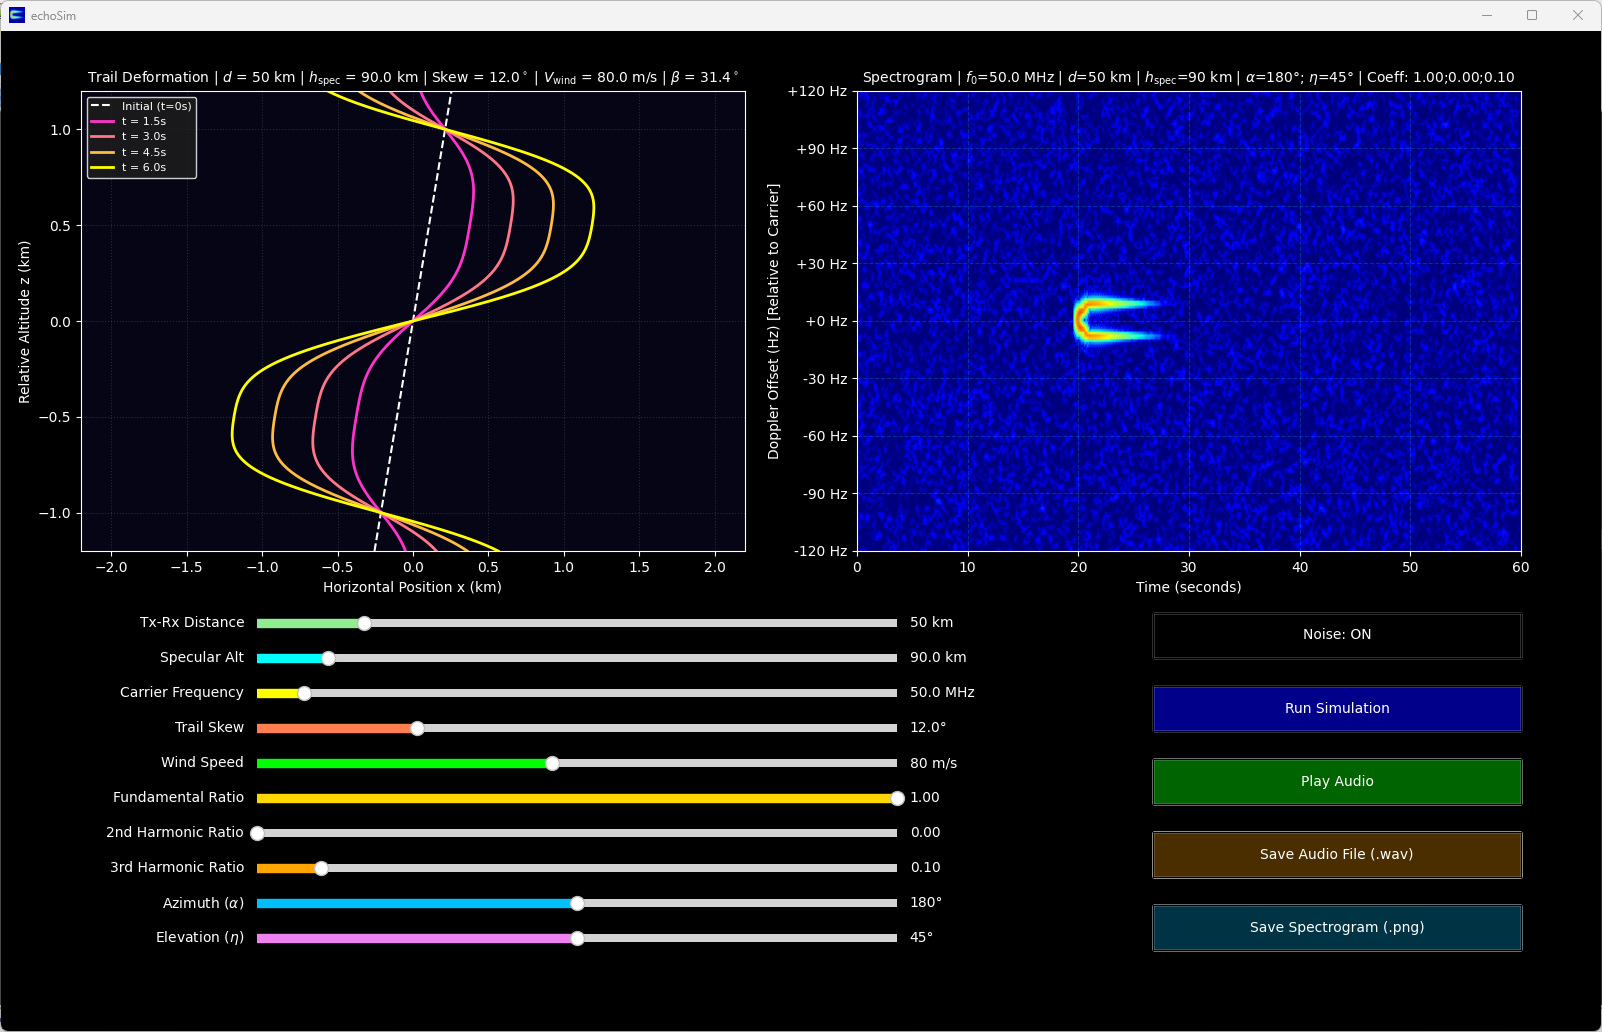

Reproduce this figure in Python.
import os
import time
import numpy as np
import scipy.io.wavfile as wav
from numba import njit

import matplotlib
matplotlib.use('Qt5Agg')  # Qt5 backend required for interactive controls
matplotlib.rcParams['toolbar'] = 'None'  # Suppression de la barre d'outils native Matplotlib

import matplotlib.pyplot as plt
from matplotlib import mlab
from matplotlib.widgets import Slider, Button

from PyQt5.QtWidgets import QApplication, QFileDialog, QSplashScreen, QProgressBar
from PyQt5.QtGui import QPixmap, QIcon
from PyQt5.QtCore import Qt, QTimer

try:
    import sounddevice as sd
    HAS_SOUNDDEVICE = True
except ImportError:
    HAS_SOUNDDEVICE = False


# ---------------------------------------------------------------------------
# Generalized forward-scatter geometry
# ---------------------------------------------------------------------------
C_LIGHT = 299_792_458.0


def build_forward_scatter_geometry(
    z_km, x_km, frequency_hz,
    distance_km=50.0,
    meteor_azimuth_deg=45.0,
    meteor_elevation_deg=30.0,
    specular_altitude_km=90.0,
):
    az = np.radians(meteor_azimuth_deg)
    el = np.radians(meteor_elevation_deg)

    east = np.array([1.0, 0.0, 0.0])
    north = np.array([0.0, 1.0, 0.0])
    up = np.array([0.0, 0.0, 1.0])

    xhat = np.sin(az) * east + np.cos(az) * north
    xhat /= np.linalg.norm(xhat)

    trajectory_dir = np.cos(el) * xhat + np.sin(el) * up
    trajectory_dir /= np.linalg.norm(trajectory_dir)

    ref = np.array([0.0, 0.0, specular_altitude_km * 1000.0])

    tx = np.array([- (distance_km * 1000.0) / 2.0, 0.0, 0.0])
    rx = np.array([+ (distance_km * 1000.0) / 2.0, 0.0, 0.0])

    positions = (
        ref[None, :]
        + (x_km * 1000.0)[:, None] * xhat[None, :]
        + (z_km * 1000.0)[:, None] * up[None, :]
    )

    tx_to_p = positions - tx
    rx_to_p = positions - rx

    r_t = np.linalg.norm(tx_to_p, axis=1)
    r_r = np.linalg.norm(rx_to_p, axis=1)

    u_t = tx_to_p / r_t[:, None]
    u_r = rx_to_p / r_r[:, None]

    cos_beta = np.clip(np.sum(u_t * u_r, axis=1), -1.0, 1.0)
    beta = np.arccos(cos_beta)

    bisector_vector = u_t + u_r
    bisector_norm = np.linalg.norm(bisector_vector, axis=1)
    bisector = bisector_vector / bisector_norm[:, None]

    wavelength = C_LIGHT / frequency_hz

    total_path = r_t + r_r
    specular_index = np.argmin(total_path)

    return (
        positions, tx_to_p, rx_to_p, beta, bisector,
        wavelength, specular_index, total_path,
        trajectory_dir, ref, xhat, up
    )


@njit(fastmath=True)
def compute_echo_loop(active_indices, t_active, num_samples, dt, 
                      carrier_freq, wavelength_m, v_wind, v_entry, 
                      initial_tilt_slope, dx0_dz, dv_dz, bistatic_bisector, 
                      trajectory_xhat, trajectory_up, meteor_elevation_deg, 
                      global_envelope, tau_ping_decay, tau_shear_growth, t_diffusion_start):
    
    nz = v_wind.shape[0]
    phase_z = np.zeros(nz)
    echo_signal = np.zeros(num_samples)
    el_rad = np.radians(meteor_elevation_deg)

    for idx in range(active_indices.shape[0]):
        i = active_indices[idx]
        tau = t_active[i]

        weight_ping = np.exp(-tau / tau_ping_decay)
        weight_shear = 1.0 - np.exp(-tau / tau_shear_growth)
        
        v_horizontal = (weight_ping * v_entry) + (weight_shear * v_wind)

        velocity_ecef = np.empty((nz, 3))
        for k in range(3):
            velocity_ecef[:, k] = v_horizontal * (np.cos(el_rad) * trajectory_xhat[k] + np.sin(el_rad) * trajectory_up[k])

        doppler_z = np.zeros(nz)
        for k in range(nz):
            doppler_z[k] = (velocity_ecef[k, 0] * bistatic_bisector[k, 0] + 
                            velocity_ecef[k, 1] * bistatic_bisector[k, 1] + 
                            velocity_ecef[k, 2] * bistatic_bisector[k, 2]) / wavelength_m

        shear_deformation_time = tau * weight_shear * 0.0025
        dxdz_t = dx0_dz + (dv_dz * shear_deformation_time)

        aperture = 0.005 + (0.015 * weight_shear)
        if tau > t_diffusion_start:
            aperture += 0.010 * (tau - t_diffusion_start)

        specular_weight = np.exp(-(dxdz_t ** 2) / aperture)

        inst_freq_z = carrier_freq + doppler_z
        phase_z += 2.0 * np.pi * inst_freq_z * dt

        reflections = specular_weight * np.sin(phase_z)
        
        sum_reflections = 0.0
        for k in range(nz):
            sum_reflections += reflections[k]
            
        echo_signal[i] = sum_reflections * global_envelope[i]

    return echo_signal


def synthesize_meteor_signal(
    skew_deg, wind_speed, ratio_fund, ratio_2nd, ratio_3rd,
    distance_km=50.0,
    meteor_azimuth_deg=45.0,
    meteor_elevation_deg=30.0,
    specular_altitude_km=90.0,
    frequency_hz=50.0e6, sample_rate=22050, duration=60.0,
    carrier_freq=1000.0, snr_db=18.0, add_noise=True
):
    num_samples = int(sample_rate * duration)
    dt = 1.0 / sample_rate
    t = np.linspace(0, duration, num_samples, endpoint=False)

    if frequency_hz <= 0.0:
        raise ValueError("frequency_hz must be positive")
    wavelength_m = C_LIGHT / frequency_hz

    t_entry = 20.0
    meteor_duration = 15.0
    t_end = t_entry + meteor_duration

    active_mask = (t >= t_entry) & (t < t_end)
    t_active = np.maximum(0.0, t - t_entry)

    rise_env = 1.0 - np.exp(-t_active / 0.005)
    t_diffusion_start = 1.0  
    diffusion_time = np.maximum(0.0, t_active - t_diffusion_start)
    decay_env = np.exp(-diffusion_time / 1.0)
    
    global_envelope = np.zeros(num_samples)
    global_envelope[active_mask] = rise_env[active_mask] * decay_env[active_mask]

    nz = 4000
    z = np.linspace(-1.2, 1.2, nz)
    dz = z[1] - z[0]

    skew_rad = np.radians(skew_deg)
    initial_tilt_slope = np.tan(skew_rad)
    x0 = initial_tilt_slope * z
    dx0_dz = np.gradient(x0, dz)

    (
        trail_ecef, tx_to_p, rx_to_p, beta, bistatic_bisector,
        wavelength_m, specular_index, total_path,
        trajectory_dir, ref, xhat, up
    ) = build_forward_scatter_geometry(
        z_km=z,
        x_km=x0,
        frequency_hz=frequency_hz,
        distance_km=distance_km,
        meteor_azimuth_deg=meteor_azimuth_deg,
        meteor_elevation_deg=meteor_elevation_deg,
        specular_altitude_km=specular_altitude_km
    )

    specular_z_km = z[specular_index]
    specular_x_km = x0[specular_index]
    specular_beta_deg = np.degrees(beta[specular_index])

    v_fundamental = ratio_fund * np.sin(np.pi * z)
    v_2nd_harmonic = ratio_2nd * np.sin(2.0 * np.pi * z)
    v_3rd_harmonic = ratio_3rd * np.sin(3.0 * np.pi * z)
    v_wind = wind_speed * (v_fundamental + v_2nd_harmonic + v_3rd_harmonic)
    dv_dz = np.gradient(v_wind, dz)

    v_entry = 8.0 * np.sin(2.0 * np.pi * z) + (15.0 * initial_tilt_slope)

    tau_ping_decay = 0.12
    tau_shear_growth = 0.40

    active_indices = np.where(active_mask)[0]

    echo_signal = compute_echo_loop(
        active_indices, t_active, num_samples, dt,
        carrier_freq, wavelength_m, v_wind, v_entry,
        initial_tilt_slope, dx0_dz, dv_dz, bistatic_bisector,
        xhat, up, meteor_elevation_deg,
        global_envelope, tau_ping_decay, tau_shear_growth, t_diffusion_start
    )

    max_echo = np.max(np.abs(echo_signal))
    if max_echo > 0:
        echo_signal = echo_signal / max_echo

    if add_noise:
        snr_lin = 10 ** (snr_db / 10.0)
        signal_power = np.mean(echo_signal[active_mask]**2) if np.any(active_mask) else 1.0
        noise_std = np.sqrt(signal_power / snr_lin)
        noise = np.random.normal(0, noise_std, num_samples)
        final_audio = echo_signal + noise
    else:
        final_audio = echo_signal

    max_final = np.max(np.abs(final_audio))
    if max_final > 0:
        final_audio = final_audio / max_final

    return (t, final_audio, z, x0, v_wind,
            specular_z_km, specular_x_km, specular_beta_deg)


def main():
    app = QApplication.instance()
    if app is None:
        app = QApplication([])

    splash = None
    splash_path = "echosimsplash.jpg"
    if os.path.exists(splash_path):
        pixmap = QPixmap(splash_path)
        splash = QSplashScreen(pixmap, Qt.WindowStaysOnTopHint)
        splash.show()
        app.processEvents()

    SAMPLE_RATE = 22050
    DURATION = 60.0  
    CARRIER_FREQ = 1000.0

    init_dist  = 50.0   
    init_hspec = 90.0   
    init_freq  = 50.0   
    init_skew  = 12.0
    init_wind  = 80.0
    init_fund  = 1.00
    init_r2nd  = 0.00
    init_r3rd  = 0.10
    init_azimuth = 180.0
    init_elevation = 45.0

    fig = plt.figure(figsize=(16, 10), facecolor='black')
    
    progress_bar = None
    if fig.canvas.manager is not None and fig.canvas.manager.window is not None:
        main_win = fig.canvas.manager.window
        main_win.setWindowTitle("echoSim")
        
        # Application de l'icône de l'application si le fichier existe
        icon_path = "echosim.ico"
        if os.path.exists(icon_path):
            main_win.setWindowIcon(QIcon(icon_path))

        progress_bar = QProgressBar(main_win)
        progress_bar.setGeometry(640, 260, 370, 25)
        progress_bar.setRange(0, 100)
        progress_bar.setValue(0)
        progress_bar.hide()
        progress_bar.setStyleSheet("""
            QProgressBar {
                border: 1px solid white;
                background: black;
                color: white;
                text-align: center;
                border-radius: 3px;
            }
            QProgressBar::chunk {
                background-color: #00aa00;
            }
        """)

    ax_geom = fig.add_axes([0.05, 0.48, 0.415, 0.46], facecolor='#050515')
    ax_spec = fig.add_axes([0.535, 0.48, 0.415, 0.46], facecolor='navy')

    slider_w = 0.40
    slider_x = 0.16

    ax_dist  = fig.add_axes([slider_x, 0.400, slider_w, 0.016], facecolor='#1f1f1f')
    ax_hspec = fig.add_axes([slider_x, 0.365, slider_w, 0.016], facecolor='#1f1f1f')
    ax_freq  = fig.add_axes([slider_x, 0.330, slider_w, 0.016], facecolor='#1f1f1f')
    ax_skew  = fig.add_axes([slider_x, 0.295, slider_w, 0.016], facecolor='#1f1f1f')
    ax_wind  = fig.add_axes([slider_x, 0.260, slider_w, 0.016], facecolor='#1f1f1f')
    ax_fund  = fig.add_axes([slider_x, 0.225, slider_w, 0.016], facecolor='#1f1f1f')
    ax_r2nd  = fig.add_axes([slider_x, 0.190, slider_w, 0.016], facecolor='#1f1f1f')
    ax_r3rd  = fig.add_axes([slider_x, 0.155, slider_w, 0.016], facecolor='#1f1f1f')
    ax_az    = fig.add_axes([slider_x, 0.120, slider_w, 0.016], facecolor='#1f1f1f')
    ax_el    = fig.add_axes([slider_x, 0.085, slider_w, 0.016], facecolor='#1f1f1f')

    ax_noise_btn = fig.add_axes([0.72, 0.373, 0.23, 0.045], facecolor='black')
    ax_trigger   = fig.add_axes([0.72, 0.300, 0.23, 0.045], facecolor='darkblue')
    ax_play      = fig.add_axes([0.72, 0.227, 0.23, 0.045], facecolor='darkgreen')
    ax_save_wav  = fig.add_axes([0.72, 0.154, 0.23, 0.045], facecolor='#4a2e00')
    ax_save_png  = fig.add_axes([0.72, 0.081, 0.23, 0.045], facecolor='#003344')

    s_dist  = Slider(ax_dist,  'Tx-Rx Distance', 20.0, 200.0, valinit=init_dist,  valstep=1.0,  valfmt='%.0f km', color='lightgreen')
    s_hspec = Slider(ax_hspec, 'Specular Alt',  85.0, 130.0, valinit=init_hspec, valstep=0.5,  valfmt='%.1f km', color='cyan')
    s_freq  = Slider(ax_freq,  'Carrier Frequency',     30.0, 300.0, valinit=init_freq,  valstep=0.1,  valfmt='%.1f MHz', color='yellow')
    s_skew  = Slider(ax_skew,  'Trail Skew',       1.0,  45.0,  valinit=init_skew,  valstep=0.5,  valfmt='%.1f°',    color='coral')
    s_wind  = Slider(ax_wind,  'Wind Speed',     20.0, 150.0, valinit=init_wind,  valstep=1.0,  valfmt='%.0f m/s', color='lime')
    s_fund  = Slider(ax_fund,  'Fundamental Ratio',   0.0,  1.0,   valinit=init_fund,  valstep=0.01, valfmt='%.2f',     color='gold')
    s_r2nd  = Slider(ax_r2nd,  '2nd Harmonic Ratio',  0.0,  1.0,   valinit=init_r2nd,  valstep=0.01, valfmt='%.2f',     color='magenta')
    s_r3rd  = Slider(ax_r3rd,  '3rd Harmonic Ratio',  0.0,  1.0,   valinit=init_r3rd,  valstep=0.01, valfmt='%.2f',     color='orange')
    s_az    = Slider(ax_az,    'Azimuth ($\\alpha$)',         0.0,  360.0, valinit=init_azimuth,valstep=1.0, valfmt='%.0f°', color='deepskyblue')
    s_el    = Slider(ax_el,    'Elevation ($\\eta$)',        0.0,  90.0,  valinit=init_elevation,valstep=1.0,valfmt='%.0f°', color='violet')

    for s in [s_dist, s_hspec, s_freq, s_skew, s_wind, s_fund, s_r2nd, s_r3rd, s_az, s_el]:
        s.label.set_color('white')
        s.valtext.set_color('white')

    noise_state = [True]

    btn_noise    = Button(ax_noise_btn, 'Noise: ON', color='black', hovercolor='#333333')
    btn_trigger  = Button(ax_trigger, 'Run Simulation', color='darkblue', hovercolor='blue')
    btn_play     = Button(ax_play, 'Play Audio', color='darkgreen', hovercolor='green')
    btn_save_wav = Button(ax_save_wav, 'Save Audio File (.wav)', color='#4a2e00', hovercolor='#8b5a00')
    btn_save_png = Button(ax_save_png, 'Save Spectrogram (.png)', color='#003344', hovercolor='#005577')

    all_buttons = [btn_noise, btn_trigger, btn_play, btn_save_wav, btn_save_png]
    for b in all_buttons:
        b.label.set_color('white')
        b.ax.patch.set_edgecolor('white')
        b.ax.patch.set_linewidth(1.0)

    current_audio = [None]
    
    playback_timer = QTimer()
    playback_start_time = [0.0]
    red_line_ref = [None]
    is_playing = [False]

    def reset_audio_state():
        is_playing[0] = False
        btn_play.label.set_text('Play Audio')
        if playback_timer.isActive():
            playback_timer.stop()
        if red_line_ref[0] is not None:
            red_line_ref[0].remove()
            red_line_ref[0] = None
        fig.canvas.draw_idle()

    def update_plots(event=None):
        reset_audio_state()

        QApplication.setOverrideCursor(Qt.WaitCursor)
        if progress_bar is not None:
            progress_bar.show()
            progress_bar.setValue(20)
        app.processEvents()

        try:
            if HAS_SOUNDDEVICE:
                try:
                    sd.stop()
                except Exception:
                    pass

            dist_km   = s_dist.val
            hspec_km  = s_hspec.val
            freq_mhz  = s_freq.val
            skew      = s_skew.val
            wind      = s_wind.val
            fund      = s_fund.val
            r2nd      = s_r2nd.val
            r3rd      = s_r3rd.val
            azimuth   = s_az.val
            elevation = s_el.val

            use_noise = noise_state[0]

            if progress_bar is not None:
                progress_bar.setValue(50)
            app.processEvents()

            (
                t, audio, z, x0, v_wind,
                specular_z_km, specular_x_km, specular_beta_deg
            ) = synthesize_meteor_signal(
                skew_deg=skew,
                wind_speed=wind,
                ratio_fund=fund,
                ratio_2nd=r2nd,
                ratio_3rd=r3rd,
                distance_km=dist_km,
                meteor_azimuth_deg=azimuth,
                meteor_elevation_deg=elevation,
                specular_altitude_km=hspec_km,
                frequency_hz=freq_mhz * 1e6,
                sample_rate=SAMPLE_RATE,
                duration=DURATION,
                carrier_freq=CARRIER_FREQ,
                snr_db=18.0,
                add_noise=use_noise
            )
            current_audio[0] = audio

            if progress_bar is not None:
                progress_bar.setValue(80)
            app.processEvents()

            # 1. UPDATE 2D SPATIAL TRAIL GEOMETRY PLOT
            ax_geom.clear()
            ax_geom.plot(x0, z, color='white', linestyle='--', linewidth=1.5, label='Initial (t=0s)')

            time_steps = [1.5, 3.0, 4.5, 6.0]
            colors = plt.cm.spring(np.linspace(0.2, 1.0, len(time_steps)))

            for tau_step, col in zip(time_steps, colors):
                x_t = x0 + (v_wind * tau_step * 0.0025)
                ax_geom.plot(x_t, z, color=col, linewidth=2.0, label=f't = {tau_step:.1f}s')

            ax_geom.set_title(
                rf"Trail Deformation | $d$ = {dist_km:.0f} km | "
                rf"$h_\mathrm{{spec}}$ = {hspec_km:.1f} km | "
                rf"Skew = {skew:.1f}$^\circ$ | "
                rf"$V_\mathrm{{wind}}$ = {wind:.1f} m/s | "
                rf"$\beta$ = {specular_beta_deg:.1f}$^\circ$",
                color='white', fontsize=10
            )
            ax_geom.set_xlabel("Horizontal Position x (km)", color='white')
            ax_geom.set_ylabel("Relative Altitude z (km)", color='white')
            ax_geom.set_xlim(-2.2, 2.2)
            ax_geom.set_ylim(-1.2, 1.2)
            ax_geom.tick_params(colors='white')

            for spine in ax_geom.spines.values():
                spine.set_color('white')

            ax_geom.grid(True, color='gray', alpha=0.3, linestyle=':')
            legend = ax_geom.legend(loc='upper left', facecolor='#1f1f1f', edgecolor='white', fontsize=8)
            for text in legend.get_texts():
                text.set_color('white')

            # 2. UPDATE SPECTROGRAM PLOT
            ax_spec.clear()
            
            spec, freqs, t_spec = mlab.specgram(
                audio, NFFT=16384, Fs=SAMPLE_RATE, noverlap=14254
            )
            spec = np.maximum(spec, 1e-12)
            Z = 10.0 * np.log10(spec)
            Z = np.flipud(Z)
            extent = 0, np.max(t_spec), freqs[0], freqs[-1]
            ax_spec.imshow(Z, cmap='jet', extent=extent, vmin=-80, vmax=0, aspect='auto')

            ax_spec.set_title(
                f"Spectrogram | $f_0$={freq_mhz:.1f} MHz | $d$={dist_km:.0f} km | $h_{{\\mathrm{{spec}}}}$={hspec_km:.0f} km | "
                f"$\\alpha$={azimuth:.0f}°; $\\eta$={elevation:.0f}° | Coeff: {fund:.2f};{r2nd:.2f};{r3rd:.2f}",
                color='white', fontsize=10
            )
            ax_spec.set_xlabel("Time (seconds)", color='white')
            ax_spec.set_ylabel("Doppler Offset (Hz) [Relative to Carrier]", color='white')
            ax_spec.set_ylim(CARRIER_FREQ - 120, CARRIER_FREQ + 120)
            ax_spec.set_xlim(0, 60)

            ticks = np.linspace(CARRIER_FREQ - 120, CARRIER_FREQ + 120, 9)
            tick_labels = [f"{int(f - CARRIER_FREQ):+d} Hz" for f in ticks]
            ax_spec.set_yticks(ticks)
            ax_spec.set_yticklabels(tick_labels, color='white')
            ax_spec.tick_params(colors='white')

            for spine in ax_spec.spines.values():
                spine.set_color('white')

            ax_spec.grid(True, color='cyan', alpha=0.18, linestyle='--')
            fig.canvas.draw_idle()
        finally:
            if progress_bar is not None:
                progress_bar.setValue(0)
                progress_bar.hide()
            QApplication.restoreOverrideCursor()

    def toggle_noise(event):
        noise_state[0] = not noise_state[0]
        if noise_state[0]:
            btn_noise.label.set_text('Noise: ON')
        else:
            btn_noise.label.set_text('Noise: OFF')
        fig.canvas.draw_idle()
        update_plots()

    def update_playback_cursor():
        elapsed = time.time() - playback_start_time[0]
        if elapsed >= DURATION:
            reset_audio_state()
            return

        if red_line_ref[0] is not None:
            red_line_ref[0].remove()
            
        red_line_ref[0] = ax_spec.axvline(x=elapsed, color='red', linewidth=1.5)
        fig.canvas.draw_idle()

    def play_audio_event(event):
        if not HAS_SOUNDDEVICE or current_audio[0] is None:
            return

        if is_playing[0]:
            if HAS_SOUNDDEVICE:
                try:
                    sd.stop()
                except Exception:
                    pass
            reset_audio_state()
        else:
            try:
                sd.stop()
                sd.play(np.int16(current_audio[0] * 32767), SAMPLE_RATE, blocking=False)
                
                is_playing[0] = True
                btn_play.label.set_text('Stop Audio')
                playback_start_time[0] = time.time()
                playback_timer.start(33)
            except Exception as e:
                print(f"Playback warning: {e}")

    playback_timer.timeout.connect(update_playback_cursor)

    def save_audio_event(event):
        if current_audio[0] is None:
            return
        
        file_path, _ = QFileDialog.getSaveFileName(
            None, "Save Meteor Echo Audio", "", "WAVE Audio (*.wav);;All Files (*.*)"
        )
        
        if file_path:
            pcm_16bit = np.int16(current_audio[0] * 32767)
            wav.write(file_path, SAMPLE_RATE, pcm_16bit)
            print(f"Saved audio output to: {file_path}")

    def save_spectrogram_event(event):
        file_path, _ = QFileDialog.getSaveFileName(
            None, "Save Spectrogram Plot Image", "", "PNG Image (*.png);;All Files (*.*)"
        )
    
        if file_path:
            extent = ax_spec.get_window_extent().transformed(fig.dpi_scale_trans.inverted())
            fig.savefig(file_path, bbox_inches=extent.expanded(1.22, 1.25), dpi=600, facecolor=fig.get_facecolor())
            print(f"Saved high-resolution spectrogram plot image to: {file_path}")

    btn_trigger.on_clicked(update_plots)
    btn_noise.on_clicked(toggle_noise)
    btn_play.on_clicked(play_audio_event)
    btn_save_wav.on_clicked(save_audio_event)
    btn_save_png.on_clicked(save_spectrogram_event)

    update_plots()

    if splash is not None:
        splash.finish(fig.canvas.manager.window)

    plt.show()


if __name__ == "__main__":
    main()
